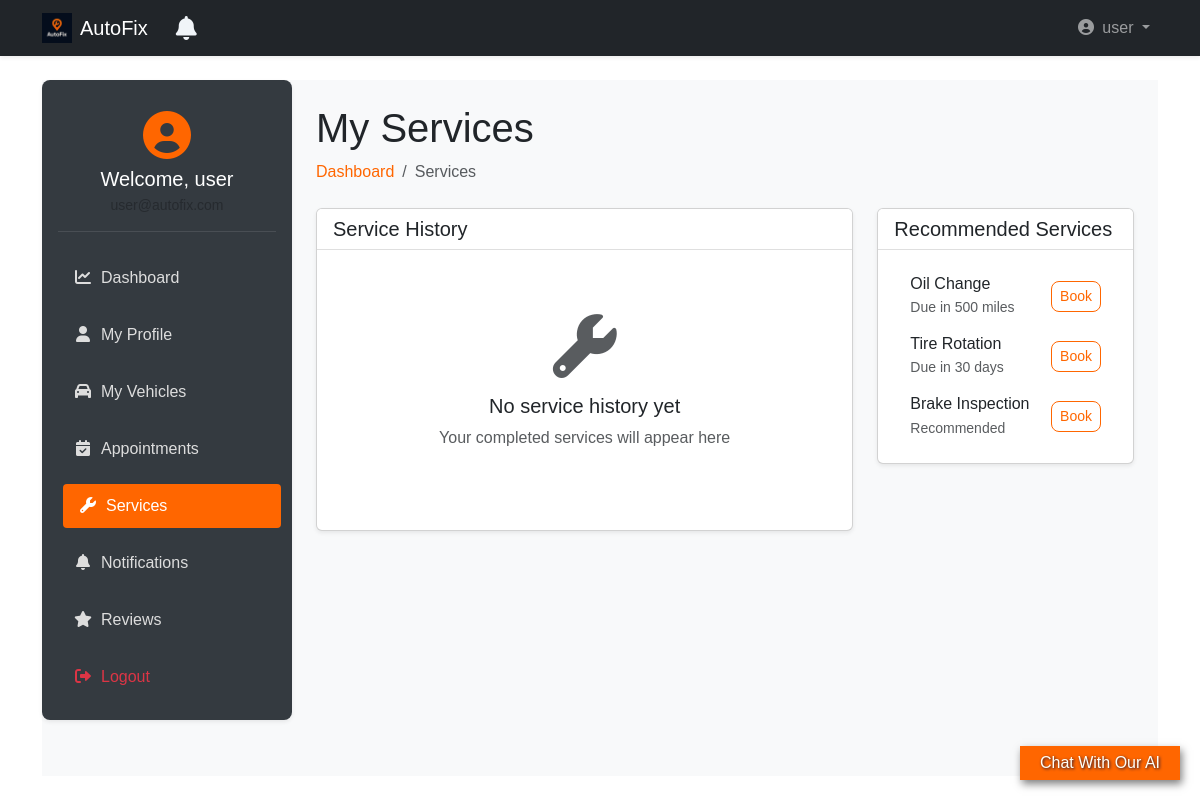
/user_dashboard/user/services (signed in), run on an earlier commit of the app's database.
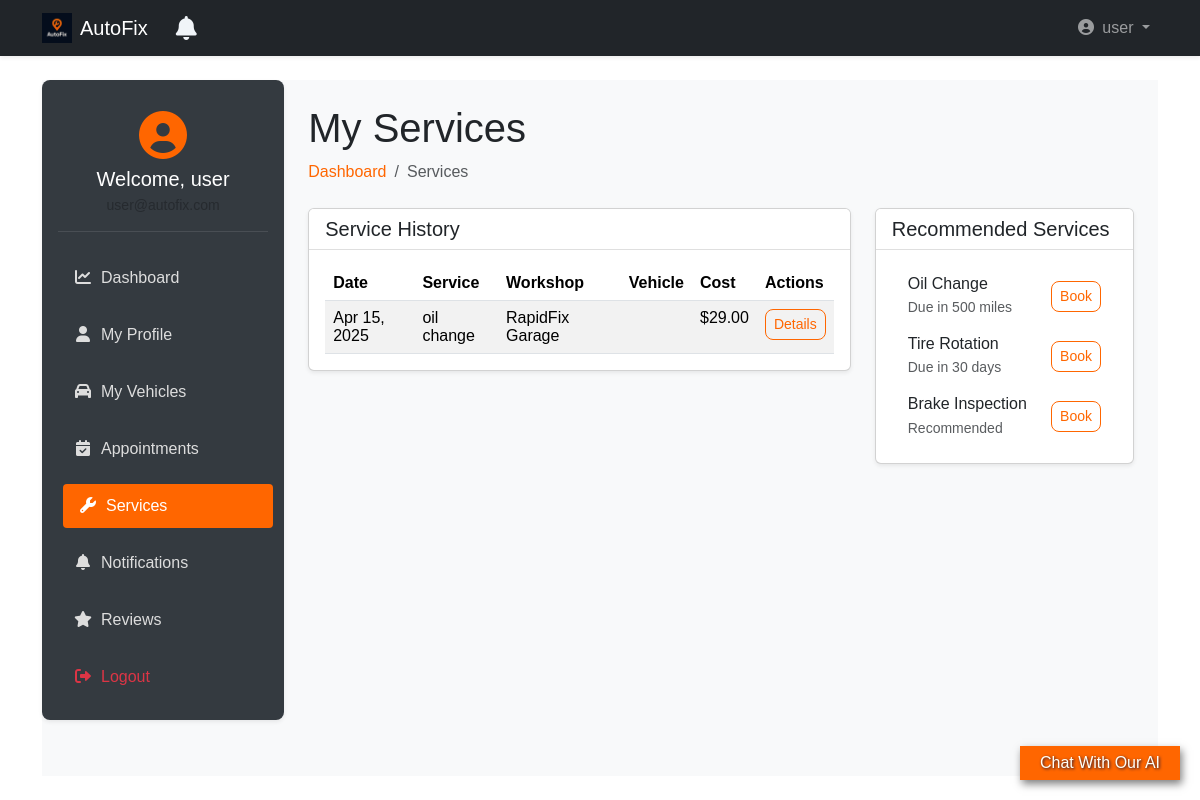
And on a later commit of the database.
### bookings/models.py (models this page shows, shortened)
class Booking(models.Model):
    STATUS_CHOICES = [
        ('pending', 'Pending'),
        ('confirmed', 'Confirmed'),
        ('completed', 'Completed'),
        ('canceled', 'Canceled'),
    ]
    user = models.ForeignKey(User, on_delete=models.CASCADE)
    car = models.ForeignKey(Car, on_delete=models.CASCADE, null=True, related_name='car_bookings')
    workshop = models.ForeignKey(Workshop, on_delete=models.CASCADE)
    service = models.ForeignKey(Service, on_delete=models.CASCADE, related_name='booking')
    appointment_date = models.DateTimeField()
    status = models.CharField(max_length=20, choices=STATUS_CHOICES, default='pending')
    created_at = models.DateTimeField(auto_now_add=True)
    objects = BookingManger()
    class Meta:
        ordering = ['-appointment_date']

### workshops/models.py (models this page shows, shortened)
class Service(models.Model):
    workshop = models.ForeignKey(Workshop, on_delete=models.CASCADE, related_name='services')
    name = models.CharField(max_length=255)
    price = models.DecimalField(max_digits=10, decimal_places=2)
    description = models.TextField(blank=True)
    duration = models.PositiveIntegerField(help_text="Duration in minutes")

class Workshop(models.Model):
    name = models.CharField(max_length=255)
    address = models.ForeignKey(Address, on_delete=models.CASCADE)
    phone = models.CharField(max_length=15)
    description = models.TextField(blank=True)
    image = models.ImageField(upload_to='workshops_images/', null=True, blank=True)
    owner = models.OneToOneField(User, on_delete=models.CASCADE, related_name="workshop", null=True)

### user_dashboard/views.py (the view)
# urls.py: path('user/services', views.services, name='services'),
def services(request):
    if not request.user.is_authenticated and not ( request.user.is_workshop_owner or request.user.is_superuser ):
        return redirect('landing:main')
    completed_bookings = Booking.objects.filter(user=request.user, status='completed').select_related('workshop', 'service')
    context = {
        'bookings_service_history': completed_bookings,
    }
    return render(request, 'user_dashboard/services.html', context)

### accounts/models.py (called while the page is built)
    def get_short_name(self):
        return self.first_name

### templates/user_dashboard/services.html (shortened to what the changed rows need)
{% extends 'base2.html' %}
{% load static bootstrap5 %}
{% block extra_css %}
<link rel="stylesheet" href="{% static 'css/user_dashboard.css' %}">
{% endblock %}
{% block content %}
<div class="wrapper d-flex">
    <main class="main-content flex-grow-1 p-4">
        <div class="dashboard-header mb-4">
            <h1>My Services</h1>
        </div>
        <div class="row">
            <div class="col-lg-8">
                <div class="card shadow-sm mb-4">
                    <div class="card-body">
                        {% if bookings_service_history %}
                            <div class="table-responsive">
                                <table class="table table-striped">
                                    <thead>
                                        <tr>
                                            <th>Date</th>
                                            <th>Service</th>
                                            <th>Workshop</th>
                                            <th>Vehicle</th>
                                            <th>Cost</th>
                                            <th>Actions</th>
                                        </tr>
                                    </thead>
                                    <tbody>
                                        {% for bookings_service in bookings_service_history %}
                                        <tr>
                                            <td>{{ bookings_service.appointment_date|date:"M d, Y" }}</td>
                                            <td>{{ bookings_service.service.name }}</td>
                                            <td>{{ bookings_service.workshop.name }}</td>
                                            <td>{{ bookings_service.car.make }} {{ service.car.model }}</td>
                                            <td>${{ bookings_service.service.price }}</td>
                                            <td>
                                                <button class="btn btn-sm btn-outline-primary">Details</button>
                                            </td>
                                        </tr>
                                        {% endfor %}
                                    </tbody>
                                </table>
                            </div>
                        {% else %}
                            <div class="text-center py-5">
                                <i class="fas fa-wrench fa-4x text-muted mb-3"></i>
                                <h5>No service history yet</h5>
                                <p class="text-muted">Your completed services will appear here</p>
                            </div>
                        {% endif %}
                    </div>
                </div>
            </div>
        </div>
    </main>
</div>
{% endblock %}

What changed in the data, as far as the page shows it:
added Booking: appointment_date "Apr 15, 2025", service.name "oil change", workshop.name "RapidFix Garage", service.price "29.00"
Also different on the page:
text no longer shown: "No service history yet Your completed services will appear here"
text now shown: "Date Service Workshop Vehicle Cost Actions"
